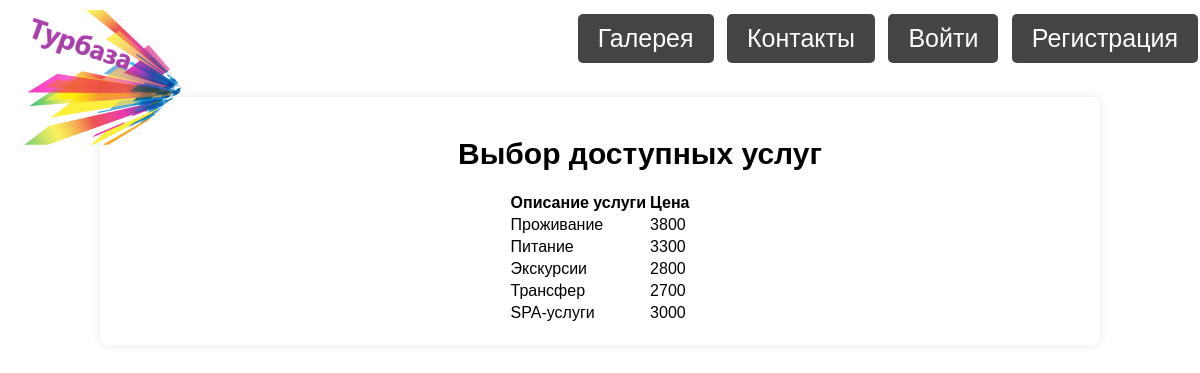
Page /Box.php on the committed database.
### Box.php (the view, shortened to what this page needs)
<?php
include 'Connect.php';
$flag = 0;
?>
<!DOCTYPE html>
<html>
<head>
    <link rel="stylesheet" href="Home.css">
	<link rel="stylesheet" href="Text.css">
</head>
<body>
<header class="navbar">
    <div class="container">
        <div class="navbar-brand">
        <a href="Main.php"><img src="logo1.png" alt="Логотип"></a>
        </div>
        <nav class="nav">
            <div class="nav-row">
                <a href="Gallery.php" class="btn">Галерея</a>
                <a href="Home.php" class="btn">Контакты</a>
                <?php if($flag == 1): ?>
                    <a href="Profile.php" class="btn">Личный кабинет</a>
                    <a href="Letter.php" class="btn">Задать вопрос</a>
                <?php else: ?>
                    <a href="Authe.php" class="btn">Войти</a>
                    <a href="Regist.php" class="btn">Регистрация</a>
                <?php endif; ?>
            </div>
        </nav>
    </div>
</header>
<div class="table">
	<div class="txt">
            <h1 class="features-t">Выбор доступных услуг</h1>
            <table align="center">
                <tr>
                    <th>Описание услуги</th>
                    <th>Цена</th>
                </tr>
                <form method="POST">
                <?php
                $prod1 = mysqli_query($dp, "SELECT * FROM услуги");
                while($prod = mysqli_fetch_array($prod1)) {
                    echo '<tr>';
                    echo '<td>'.$prod[1].'</td><td>'.$prod[2].'</td>';
                ?>
                <?php
                    echo '</tr>';
                }
                ?>
            </table>
        </div>
    </div>
</body>
</html>

### Home.css (style rules this page uses)
body { font-family: Arial, sans-serif; margin: 0; padding: 0; background: url('fan.jpg') no-repeat center center fixed; background-size: cover; }
.features-t { color: #000000; margin-bottom: 20px; font-size: 30px; text-align: center; }
.navbar { color: #000000; padding: 10px 0; }
.navbar-brand { float: left; }
.nav a { color: #ffffff; text-decoration: none; margin-left: 7px; font-size: 25px; white-space: nowrap; }
.nav { display: flex; flex-direction: column; justify-content: flex-end; align-items: flex-end; }
.btn { background-color: #1c1c1cd2; border: none; color: rgb(255, 255, 255); padding: 10px 20px; text-align: center; text-decoration: none; display: inline-block; font-size: 16px; margin: 4px 2px; cursor: pointer; border-radius: 5px; }

### Text.css (style rules this page uses)
.table { margin: 20px auto; width: 80%; background-color: #ffffffd3; padding: 20px; border-radius: 8px; box-shadow: 0px 0px 10px rgba(0, 0, 0, 0.1); }
.features-t { text-align: center; }

### rows in the picture
услуги: Тип услуги "Проживание", Цена "3800"
услуги: Тип услуги "Питание", Цена "3300"
услуги: Тип услуги "Экскурсии", Цена "2800"
услуги: Тип услуги "Трансфер", Цена "2700"
услуги: Тип услуги "SPA-услуги", Цена "3000"
